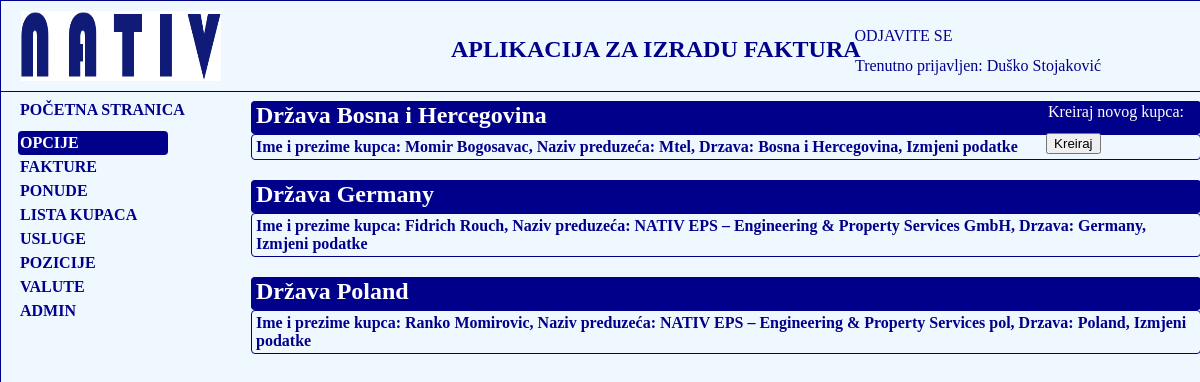
The app's page /fakture/kupci/ (signed in) with its own data.
### fakture/models.py (models this page shows, shortened)
class Korisnik(AbstractBaseUser):
    email = models.EmailField(verbose_name="email", max_length=60, unique=True)
    username = models.CharField(max_length=30, unique=True)
    date_joined = models.DateTimeField(verbose_name='date joined', auto_now_add=True)
    last_login = models.DateTimeField(verbose_name='last login', auto_now=True)
    is_admin = models.BooleanField(default=False)
    is_active = models.BooleanField(default=True)
    is_staff = models.BooleanField(default=False)
    is_superuser = models.BooleanField(default=False)
    ime = models.CharField(max_length=50)
    prezime = models.CharField(max_length=50)
    ime_oca = models.CharField(max_length=50)
    godina_rodjenja = models.DateField(blank=True, null=True)
    mjesto_rodjenja = models.CharField(max_length=50)
    mjesto_prebivalista = models.CharField(max_length=50)
    adresa = models.CharField(max_length=50)
    postanski_broj = models.CharField(max_length=50)
    telefon = models.CharField(max_length=50)
    naziv_preduzeca =  models.CharField(max_length=250, blank=True, null=True)
    adresa_preduzeca = models.CharField(max_length=250, blank=True, null=True)
    mjesto_preduzeca = models.CharField(max_length=250, blank=True, null=True)
    postanski_broj_preduzeca = models.CharField(max_length=250, blank=True, null=True)
    IBAN =  models.CharField(max_length=250, blank=True, null=True,default='BA395620998146211620')
    SWIFT_BIC = models.CharField(max_length=50, blank=True, null=True, default='RAZBBA22')
    telefon_mobilni = models.CharField(max_length=50, blank=True, null=True)
    fax = models.CharField(max_length=50, blank=True, null=True)
    zvanje = models.CharField(max_length=150, blank=True, null=True)
    pozicija = models.CharField(max_length=150, blank=True, null=True)
    email_preduzeca = models.EmailField(verbose_name="Email preduzeca", max_length=60, unique=True, blank=True, null=True)
    web_stranica = models.URLField(blank=True, null=True)
    banka_racun =  models.CharField(max_length=150, blank=True, null=True)
    profilna_slika = models.ImageField(upload_to='slike', blank=True, null=True)
    IZBOR_DRZAVE = (
        ('Bosna i Hercegovina', 'Bosna i Hercegovina'),
        ('Germany', 'Germany'),
        ('Poland', 'Poland')
    )
    drzava = models.CharField(max_length=50, choices=IZBOR_DRZAVE, blank=True, null=True)
    USERNAME_FIELD = 'email'
    REQUIRED_FIELDS = ['username']
    objects = MyKorisnikManager()

class Kupac(models.Model):
    ime = models.CharField(max_length=50)
    prezime = models.CharField(max_length=50)
    naziv_firme = models.CharField(max_length=100)
    email = models.EmailField(blank=True, null=True)
    lokacija_grad = models.CharField(max_length=50)
    adresa_kupca = models.CharField(max_length=150)
    postanski_broj = models.CharField(max_length=50)
    IZBOR_DRZAVE = (
        ('Bosna i Hercegovina', 'Bosna i Hercegovina'),
        ('Germany', 'Germany'),
        ('Poland', 'Poland')
    )
    drzava = models.CharField(max_length=50, choices=IZBOR_DRZAVE, null=True, blank=True)

### fakture/views.py (the view)
# urls.py: path('kupci/', views.KupciLista.as_view(), name='lista-kupci'),
class KupciLista(LoginRequiredMixin, ListView):
    model = Kupac
    template_name = 'fakture/kupac_list.html'
    def get_context_data(self, *args, **kwargs):
        context = super(KupciLista, self).get_context_data(**kwargs)
        context['zemlja'] = Kupac.objects.values('drzava').order_by('drzava').distinct()
        return context

### fakture/templates/fakture/kupac_list.html
{% extends 'fakture/base_nativ.html' %}
{% block fakture %}
    {% if kupac_list %}
    {% for z in zemlja %}
        <div class="fakture-lista-naslovna">
        <h2>Država {{ z.drzava }}</h2>
        <ul>
            {% for k in kupac_list %}
        {% if k.drzava == z.drzava %}
            <li>Ime i prezime kupca: {{ k.ime }} {{ k.prezime }}, Naziv preduzeća: {{ k.naziv_firme }}, Drzava: {{ k.drzava }}, <a href="{% url 'fakture:kupac-detalji' k.pk %}">Izmjeni podatke</a></li>
                {% endif %}
                {% endfor %}
                </ul>
        </div>
    {% endfor %}
        {% else %}
        <h2>Trenutno u bazi nema unešenih kupaca!</h2>
    {% endif %}
{% endblock %}
    {% block faktura_button %}
    <div>
    <p>Kreiraj novog kupca: </p>
    <form>
        <button formaction="{% url 'fakture:kupac-novi' %}">Kreiraj</button>
    </form>
    </div>
{% endblock %}

### fakture/templates/fakture/base_nativ.html (shortened to what this page needs)
<!DOCTYPE html>
{% load static %}
<html lang="en">
<head>
    <link rel="stylesheet" href="{% static 'css/base_nativ.css' %}">
</head>
<body>
<div class="glavni-nativ">
<header id="header">
    <div id="logo">
        <img src="{% static 'slike/logo_nativ.png' %}" alt="Slika Nativ logo">
    </div>
    <h2>APLIKACIJA ZA IZRADU FAKTURA</h2>
    <div id="login">
        {% if user.is_authenticated %}
            <p><a href="{% url 'logout' %}?next={{ request.path }}">ODJAVITE SE</a></p>
        {% else %}
            <p><a href="{% url 'login' %}?next={{ request.path }}">PRIJAVITE SE</a> </p>
        {% endif %}
    </div>
    <div class="trenutno-prijavljen">
        {% if user.is_authenticated %}
            <p>Trenutno prijavljen: {{ user.ime }} {{ user.prezime }}</p>
        {% else %}
            <p></p>
        {% endif %}
    </div>
</header>
<p id="pocetna"><a href="{% url 'fakture:index' %}">POČETNA STRANICA</a></p>
{% if user.is_authenticated %}
<div class="navigacija">
    <nav class="navigacija-sadrzaj">
        <ul>
            <li id="opcije">OPCIJE</li>
            <li><a href="{% url 'fakture:lista_fakturi' %}">FAKTURE</a></li>
            <li><a href="{% url 'fakture:ponuda-lista' %}">PONUDE</a></li>
            <li><a href="{% url 'fakture:lista-kupci' %}">LISTA KUPACA</a></li>
            <li><a href="{% url 'fakture:usluge-lista' %}">USLUGE</a></li>
            <li><a href="{% url 'fakture:usluge-lista' %}">POZICIJE</a></li>
             <li><a href="{% url 'fakture:kreiraj-valutu' %}">VALUTE</a></li>
            {% if user.is_superuser %}
            <li><a href="{% url 'admin:index' %}">ADMIN</a></li>
                {% endif %}
        </ul>
    </nav>
</div>
{% endif %}
<div class="fakture">{% block fakture %}{% endblock %}</div>
<div class="faktura-button">{% block faktura_button %}{% endblock %}</div>
</div>
</body>
</html>

### fakture/static/css/base_nativ.css (style rules this page uses)
body { margin: 0; padding: 0; }
.glavni-nativ { position: absolute; margin: 0; width: 100%; height: 7500px; background-color: aliceblue; border: darkblue solid 1px; }
#header { position: absolute; height: 90px; width: 100%; border: darkblue solid 1px; border-top-width: 0; border-left-width: 0; border-right-width: 0; }
#logo { position: absolute; margin-top: 10px; margin-left: 20px; width: 200px; height: 70px; }
#logo img { width: 200px; height: 70px; margin: 0; }
#header h2 { position: absolute; top: 15px; left: 450px; color: darkblue; }
#login { position: absolute; top: 10px; right: 248.5px; }
#login a { text-decoration: none; color: darkblue; }
.trenutno-prijavljen { position: absolute; top: 40px; right: 100px; color: darkblue; }
.navigacija { position: absolute; height: auto; width: 150px; top: 130px; left: 17px; }
.navigacija-sadrzaj li { list-style: none; margin: 0; padding: 3px 0 3px 2px; text-align: left; color: darkblue; font-weight: bold; }
.navigacija-sadrzaj ul { display: block; margin: 0; padding: 0; }
.navigacija-sadrzaj a { text-decoration: none; color: darkblue; font-weight: bold; }
#opcije { background-color: darkblue; color: white; border-radius: 4px; }
#pocetna { position: absolute; height: auto; margin: 0; top: 100px; left: 19px; }
#pocetna a { text-decoration: none; color: darkblue; font-weight: bold; }
.fakture { position: absolute; top: 100px; left: 250px; color: darkblue; margin: 0; width: auto; }
.fakture-lista-naslovna { margin-bottom: 20px; }
.fakture-lista-naslovna h2 { margin: 0; padding: 0 0 5px 4px; background-color: darkblue; color: white; border: darkblue solid 1px; border-bottom: none; border-radius: 4px; }
.fakture-lista-naslovna ul { display: block; margin: 0; padding: 0; border: darkblue solid 1px; border-radius: 4px; }
.fakture-lista-naslovna a { text-decoration: none; color: darkblue; font-weight: bold; }
.fakture-lista-naslovna li { list-style: none; margin: 0; padding: 3px 3px 3px 4px; text-align: left; color: darkblue; font-weight: bold; }
.faktura-button { position: absolute; top: 100px; right: 15px; }
.faktura-button p { margin: 0 0 10px 0; padding: 2px; background-color: darkblue; color: white; border-radius: 4px; }

### records on screen
Korisnik: ime "Duško", prezime "Stojaković"
Kupac: ime "Momir", prezime "Bogosavac", naziv_firme "Mtel", drzava "Bosna i Hercegovina"
Kupac: ime "Fidrich", prezime "Rouch", naziv_firme "NATIV EPS – Engineering & Property Services GmbH", drzava "Germany"
Kupac: ime "Ranko", prezime "Momirovic", naziv_firme "NATIV EPS – Engineering & Property Services pol", drzava "Poland"

### other values on screen
{{ z.drzava }} "Bosna i Hercegovina" "Germany" "Poland"
